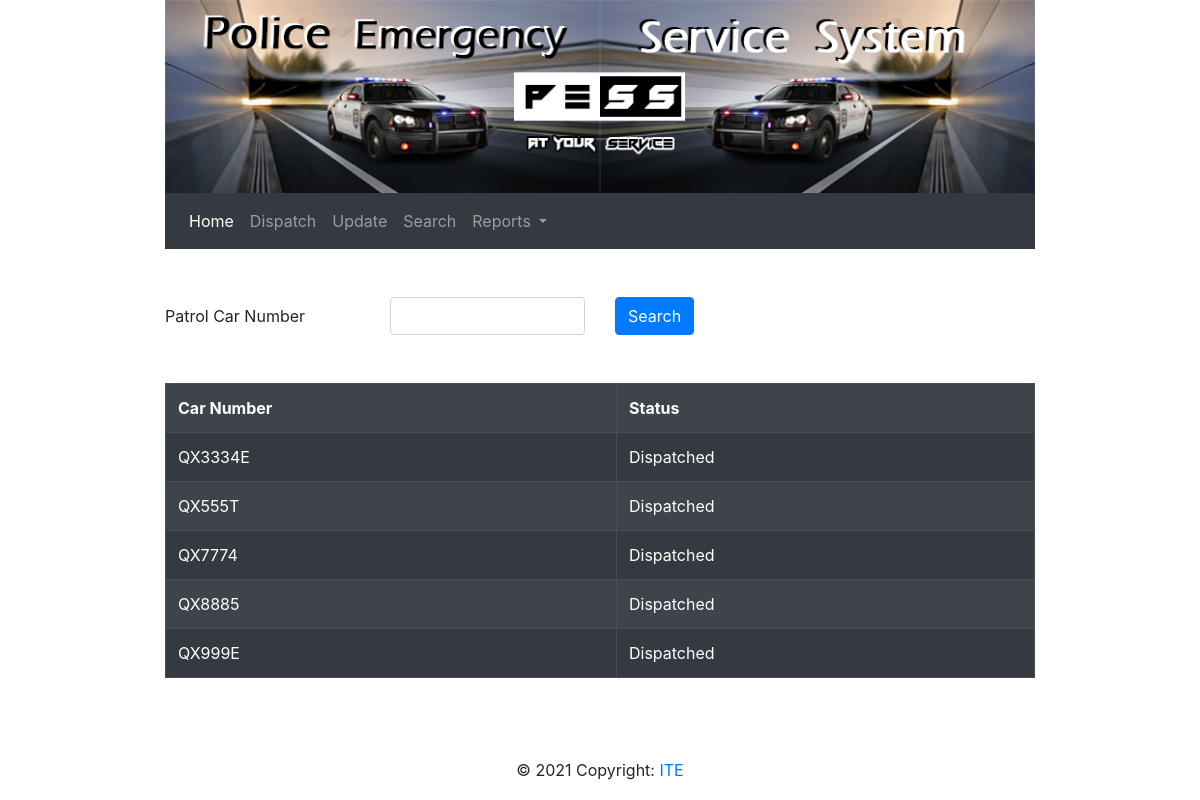
Screenshot of /search.php with the database file from the repository.
### tables this page shows
CREATE TABLE `patrolcar` (
  `patrolcar_id` varchar(10) NOT NULL,
  `patrolcar_status_id` varchar(1) NOT NULL
);

CREATE TABLE `patrolcar_status` (
  `patrolcar_status_id` varchar(1) NOT NULL,
  `patrolcar_status_desc` varchar(20) NOT NULL
);

### search.php (the view, shortened to what this page needs)
<?php
	$conn = new mysqli(DB_SERVER,DB_USER,DB_PASSWORD,DB_DATABASE);
	$sql = "SELECT patrolcar.patrolcar_id,patrolcar_status.patrolcar_status_desc FROM `patrolcar` inner join patrolcar_status on patrolcar.patrolcar_status_id = patrolcar_status.patrolcar_status_id WHERE patrolcar.patrolcar_status_id=1";
	$result = $conn->query($sql);
	$cars = [];
	while($row = $result->fetch_assoc()) {
		$id = $row["patrolcar_id"];
		$status = $row["patrolcar_status_desc"];
		$car = ["id"=>$id,"status"=>$status];
		array_push($cars,$car);
	}
?>
<!doctype html>
<html>
<head>
<link rel="stylesheet" href="css/bootstrap-4.4.1.css">
</head>
<body>
<div class="container" style="width: 900px">
  	<?php
		include "header.php";
	?>
	<section class="mt-5">
	  <form action="update.php" method="post">
	    <div class="form-group row">
	      <label for="patrolCar" class="col-sm-3 col-form-label">Patrol Car Number</label>
		  <div class="col-sm-3">
			<input type="text" class="form-control" id="patrolCarId" name="patrolCarId">
		  </div>
		  <div class="col-sm-6">
			 <button type="submit" class="btn btn-primary" name="btnSearch" id="submit">Search</button>
		  </div>
		</div>
		 <div class="form-group row mt-5">
		  <div class="col-sm">
			  <table class="table table-striped table-bordered table-dark">
			  	<tbody>
					<tr>
						<th>Car Number</th>
						<th>Status</th>
					</tr>
					<?php foreach($cars as $car){
						echo "<tr>" .
								"<td>" . $car["id"] . "</td>" .
								"<td>" . $car["status"] . "</td>" .
							"</tr>";
					}
					?>
				</tbody>
			  </table>
		  </div>
	    </div>
      </form>
    </section>
	<?php
		include "footer.php";
	?>
</div>
</body>
</html>

### header.php (shortened to what this page needs)
<header> <img src="images/Header.jpg" class="img-fluid" alt="PESS">
  <nav class="navbar navbar-expand-lg navbar-dark bg-dark">
    <div class="collapse navbar-collapse" id="navbarSupportedContent1">
      <ul class="navbar-nav mr-auto">
        <li class="nav-item active"> <a class="nav-link" href="logcall.php">Home <span class="sr-only">(current)</span></a> </li>
        <li class="nav-item"> <a class="nav-link" href="dispatch.php">Dispatch</a> </li>
  <li class="nav-item"> <a class="nav-link" href="update.php">Update</a> </li>
  <li class="nav-item"> <a class="nav-link" href="search.php">Search</a> </li>
        <li class="nav-item dropdown"> <a class="nav-link dropdown-toggle" href="#" id="navbarDropdown1" role="button" data-toggle="dropdown" aria-haspopup="true" aria-expanded="false"> Reports </a>
   </li>
      </ul>
    </div>
  </nav>
</header>

### footer.php
<footer class="text-center mt-5 py-3">
		&copy; 2021 Copyright: <a href="https://www.ite.edu.sg">ITE</a>
</footer>

### rows the page displays
patrolcar: patrolcar_id "QX3334E", patrolcar_status.patrolcar_status_desc "Dispatched"
patrolcar: patrolcar_id "QX555T", patrolcar_status.patrolcar_status_desc "Dispatched"
patrolcar: patrolcar_id "QX7774", patrolcar_status.patrolcar_status_desc "Dispatched"
patrolcar: patrolcar_id "QX8885", patrolcar_status.patrolcar_status_desc "Dispatched"
patrolcar: patrolcar_id "QX999E", patrolcar_status.patrolcar_status_desc "Dispatched"
